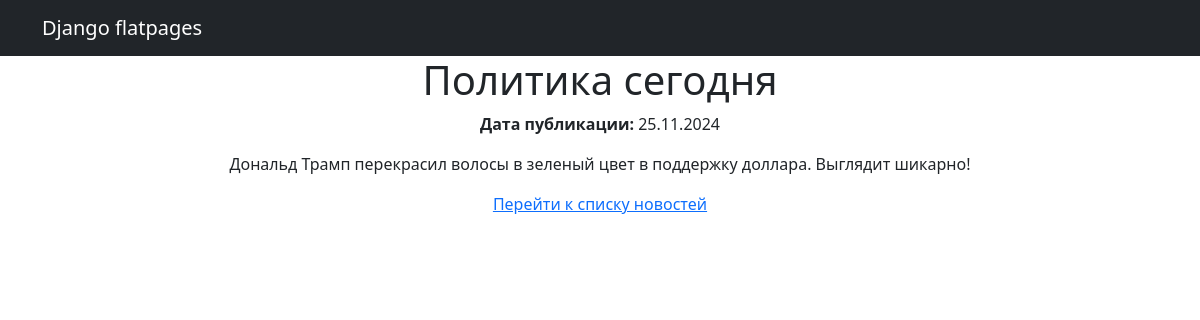
Page /articles/2/ on the committed database.
### newsapp/models.py (models this page shows, shortened)
class Post(models.Model):
    ARTICLE = 'статья'
    NEWS = 'новость'
    POST_TYPES = [
        (ARTICLE, 'Статья'),
        (NEWS, 'Новость'),
    ]
    author = models.ForeignKey(Author, on_delete=models.CASCADE)
    post_type = models.CharField(max_length=20, choices=POST_TYPES)
    created_at = models.DateTimeField(auto_now_add=True)
    categories = models.ManyToManyField(Category, through='PostCategory')
    title = models.CharField(max_length=255)
    text = models.TextField()
    rating = models.IntegerField(default=0)

### newsapp/views.py (the view)
# urls.py: path('articles/<int:post_id>/', views.news_detail, name='articles_detail'),
def news_detail(request, post_id):
    post = get_object_or_404(Post, pk=post_id)
    return render(request, 'news_detail.html', {'post': post})

### newsapp/templatetags/censor.py (called while the page is built)
@register.filter
def censor(value):
    bad_words = ['редиска', 'фуфло']
    for word in bad_words:
        value = value.replace(word, '*' * len(word))
    return value

### templates/news_detail.html
{% extends "flatpages/default.html" %}
{% load censor %}
{% block content %}
  <h1>{{ post.title|censor }}</h1>
  <p><strong>Дата публикации:</strong> {{ post.created_at|date:"d.m.Y" }}</p>
  <p>{{ post.text|censor }}</p>
<a href="{% url 'news' %}">Перейти к списку новостей</a>
{% endblock %}

### rows in the picture
Post: title|censor "Политика сегодня", created_at "25.11.2024", text|censor "Дональд Трамп перекрасил волосы в зеленый цвет в поддержку доллара. Выглядит шикарно!"
